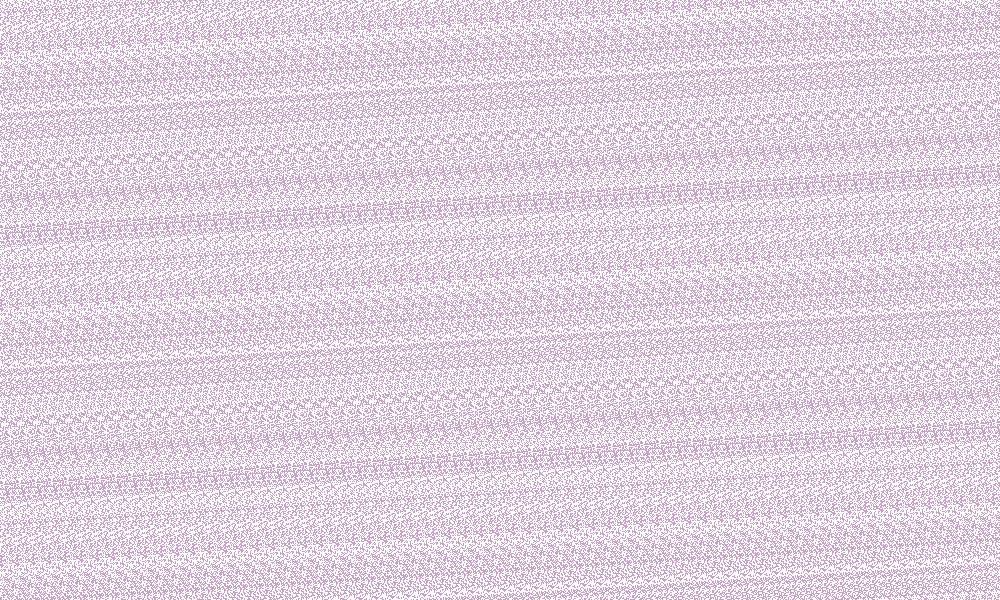
Frame 1 (no input)
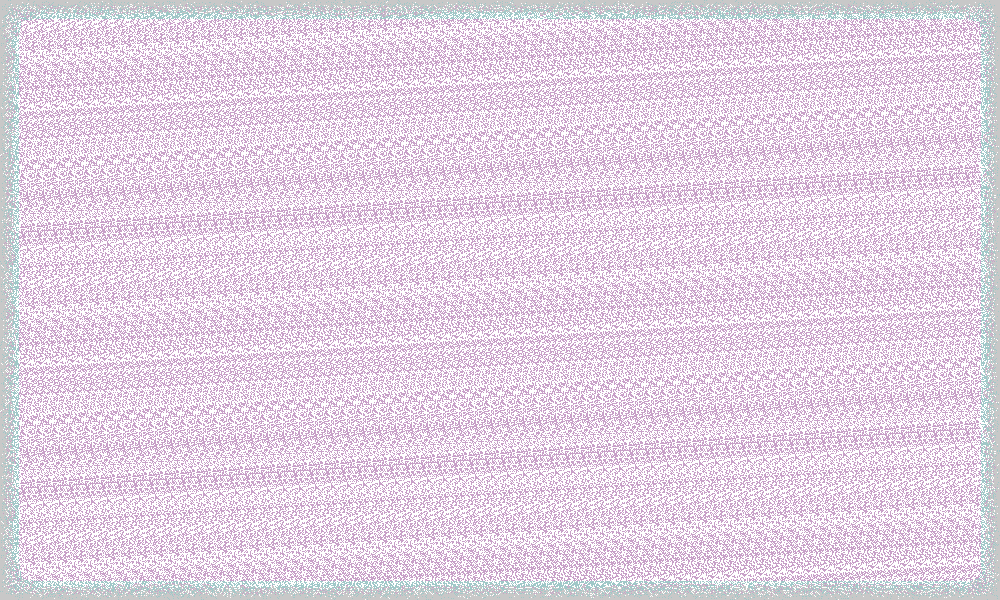
Frame 60 (the mouse pressed at the canvas centre just before this capture)
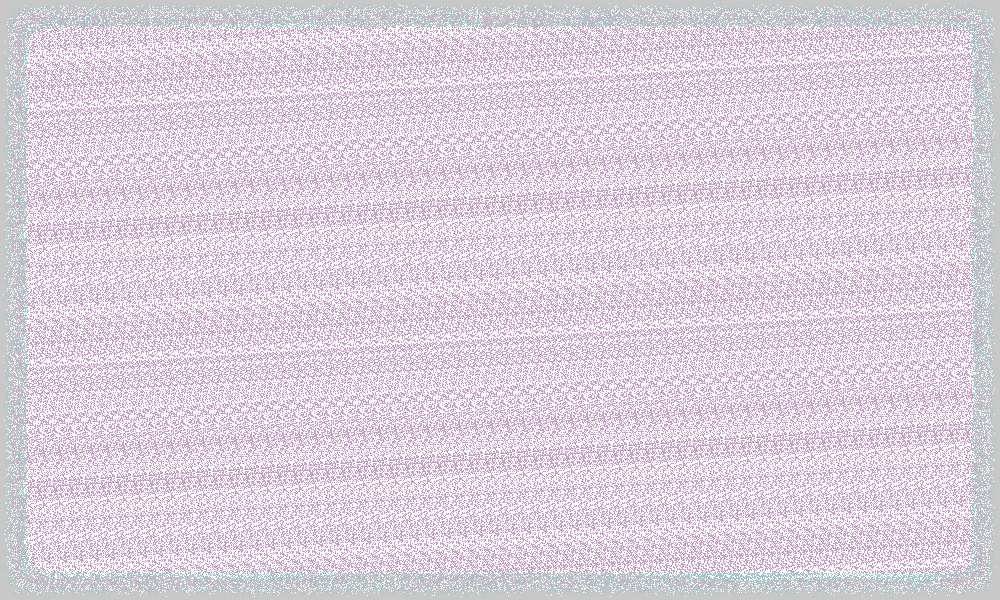
Frame 120 (the mouse held since frame 60 and released just before this capture)

The Processing sketch that drew these frames (run headless with seeded random() and noise(); from frame 60 on, the mouse is pressed at the canvas centre):

// Processing sketch: sandpiles_v11_widerdistribution
// ── sandpiles_v11_widerdistribution.pde
int[][] sandpiles;

void setup() {
  size(1000,600);
  colorMode(RGB);
  frameRate(100);
  sandpiles = new int[width][height]; //A 2-dimenaional array
  for (int x = 0; x < width; x++) {
    int count = 0;
    for (int y = 0; y < height; y++) {
      sandpiles[x][y] = ceil( noise(x,y)*2 );
    }
  }
  sandpiles[width/2][height/2] = 100000; //Initial sandpile will topple outward
}

void topple(int maxNum) {
  // The topple() function takes a value and uses it to control
  // the behavior of the sandpiles that topple away.
  // In this program, each pixel is computed as an individual sandpile.
  int[][] nextpiles = new int[width][height]; 
    for (int x = 0; x < width; x++) {
      for (int y = 0; y < height; y++) {
        int num = sandpiles[x][y];
        if (num < maxNum) {
        nextpiles[x][y] = sandpiles[x][y];
    }
   }
  }
 for (int x = 0; x < width; x++) {
  for (int y = 0; y < height; y++) {
    int num = sandpiles[x][y]; //Iterate through sandpiles array
    if (num >= maxNum) {
      nextpiles[x][y] += (num - 4);
      
      if (x+1 < width) {
       nextpiles[x+1][y]++;
      }
      if (x-1 >= 0) {
        nextpiles[x-1][y]++;
      }
      if (y+1 < height) {
        nextpiles[x][y+1]++;
      }
      if (y-1 >= 0) {
      nextpiles[x][y-1]++;
      }
    }
  }
 }
 sandpiles = nextpiles;
}

void render() {
  int baseCol = 200;
  loadPixels();
  for(int x = 0; x < width; x++) {
    for(int y = 0; y < height; y++) {
      int num = sandpiles[x][y]; 
      color col = color(baseCol,baseCol,baseCol);
      switch (num) {
        case 0:
          col = color(160,200,baseCol);
          break;
        case 1:
          col = color(255);
          break;
        case 2:
          col = color(baseCol,160,baseCol);
          break; 
      }
      pixels[x+y*width] = col; // pixels[] is a 1-dimensional array native to Proessing
    }
  }
  
  updatePixels();
}

void draw() {
  render();
  for (int i = 0; i < 5; i++) {
   //The topple function was initially designed for static values
   //However, using trig functions based on time creates some extraordinary effects
   topple( floor(sin(millis() )) );
  }
}
